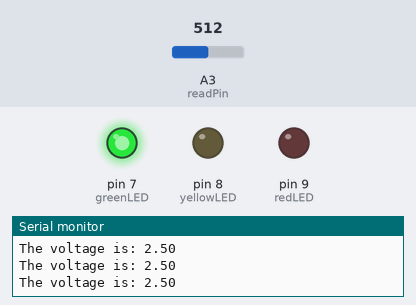
Bench run of a sketch on a simulated Arduino Uno, built with avr-gcc and run on an emulated ATmega328P. Parts: output pins drawn as LEDs (lit = HIGH), the last lines printed to the serial monitor. Inputs (shaded band) come from the test bench; at power-on: A3 (readPin) = 512.

Above: at 1.3 s.
1.4 s: A3 (readPin) set to 602
2.9 s: A3 (readPin) set to 632
At 4.2 s:
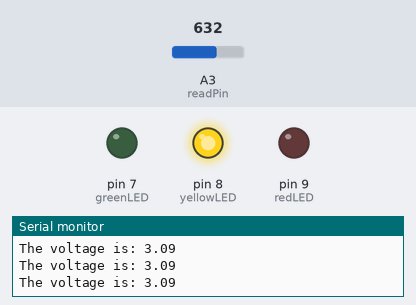
4.5 s: A3 (readPin) set to 806
6.0 s: A3 (readPin) set to 829
At 6.7 s:
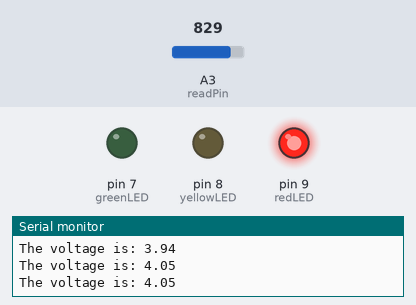
7.5 s: A3 (readPin) set to 716
At 7.9 s:
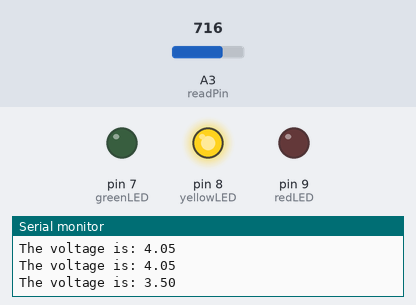
9.0 s: A3 (readPin) set to 900
At 10.3 s:
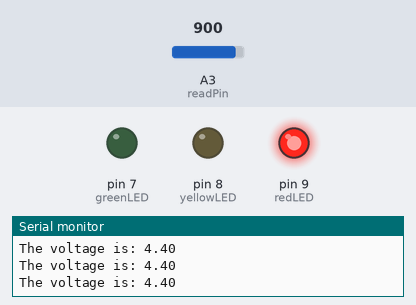
Timing chart, 0 to 11.5 s (numbered marks = the images above; inputs shaded):
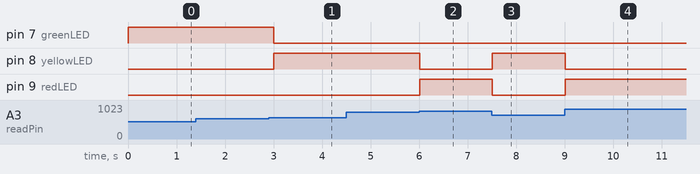

The sketch:

ledLightWarning.ino
```cpp
int readPin = A3;
int redLED = 9;
int yellowLED = 8;
int greenLED = 7;
double Vout = 0;
int wait = 500;
int read = 0;
void setup() {
  // put your setup code here, to run once:
  pinMode(readPin, INPUT);
  pinMode(redLED, OUTPUT);
  pinMode(yellowLED, OUTPUT);
  pinMode(greenLED, OUTPUT);
  Serial.begin(9600);
}

void loop() {
  //This evaluates the voltage based on how the potentiometer knob is turned:
  read = analogRead(readPin);
  Vout = (5./1023.) * read;
  //This turns on the green LED if the voltage is less than 3 volts.
  //The yellow LED on if the voltage is less than 4 volts.
  //The redLED on if the voltage is greater than 4 volts.
  Serial.print("The voltage is: ");
  Serial.println(Vout);
  if (Vout < 3){
    digitalWrite(greenLED, HIGH);
    digitalWrite(yellowLED, LOW);
    digitalWrite(redLED, LOW);
  }
  else if (Vout < 4){
    digitalWrite(yellowLED, HIGH);
    digitalWrite(greenLED, LOW);
    digitalWrite(redLED, LOW);
  }
  else{
    digitalWrite(redLED, HIGH);
    digitalWrite(yellowLED, LOW);
    digitalWrite(greenLED, LOW);
  }
  delay(wait);
}
```

Measured:
- the behaviour switches between 613 and 614 on A3 (readPin) (found by bisection; images 0 and 1)
- the behaviour switches between 818 and 819 on A3 (readPin) (found by bisection; images 1 and 2)
- after the input at 2.9 s, pin 7 (greenLED): HIGH → LOW after 0.10 s; pin 8 (yellowLED): LOW → HIGH after 0.10 s
- after the input at 6.0 s, pin 8 (yellowLED): HIGH → LOW at once; pin 9 (redLED): LOW → HIGH at once
- after the input at 7.5 s, pin 8 (yellowLED): LOW → HIGH at once; pin 9 (redLED): HIGH → LOW at once
- after the input at 9.0 s, pin 8 (yellowLED): HIGH → LOW at once; pin 9 (redLED): LOW → HIGH at once
